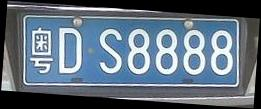
%> input picture 车牌数据库（各种）/新建文件夹/A.jpg, 261 x 109 px
$ octave Untitled2.m   (GNU Octave 9; MATLAB toolbox functions it lacks are replaced by stand-ins)
%> lines starting %> are read from the running program, lines starting %| are printed output that depends on the picture; in (x1, y1, x2, y2) boxes, pixels count from 0 and x2, y2 are one past the last pixel; in counts of white or black regions, pixels touching at a corner belong together; the program's own positions count from 1
A=imread('A.jpg');
%> A is the input picture: size 109x261x3 uint8; mean R, G, B 96, 110.5, 124.2
rgb1= imread('1.jpg');
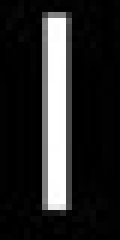
%> input picture 车牌数据库（各种）/新建文件夹/模板库/1.jpg, 20 x 40 px (shown 6 times larger)
%> rgb1 is the input picture: size 40x20x3 uint8; min 0, max 255, mean 40.2
rgb=double(rgb1);
hsv=rgb2hsv(rgb);
%> hsv: size 40x20x3 double; mean H, S, V 0, 0, 40.2
gray = rgb2gray(rgb1);%rgb2gray转换成灰度图
% figure,imshow(gray),title('原始黑白图像');
s=strel('disk',13);                     %strel函数
Bgray=imopen(gray,s);                  %图像开运算
%> Bgray: size 40x20 uint8; every value is 0
% figure,imshow(Bgray);title('背景图像'); %输出背景图像
Egray=imsubtract(gray,Bgray);            %两幅图相减
% figure,imshow(Egray);title('增强黑白图像');%输出黑白图像
fmax1=double(max(max(Egray)));        %Egray的最大值并输出双精度型
%> fmax1 = 255
fmin1=double(min(min(Egray)));         %Egray的最小值并输出双精度型
%> fmin1 = 0
level=(fmax1-(fmax1-fmin1)/1.3)/255;     %获得最佳阈值
%> level = 0.231
bw22=im2bw(Egray,level);               %转换图像为二进制图像
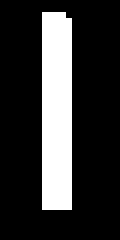
%> bw22: size 40x20 logical (shown 6 times larger); 20.5% white; 1 white region, box (x1, y1, x2, y2) and area: (7, 2, 12, 35) 164
bw2=double(bw22);
%   figure,imshow(bw22);title('车牌二值化图像');
d=0;d_1=0;d_2=0;
chapai=cell(1,3);
zuizhong=cell(1,3);
for i=1:3
      if i~=1  & d (i-1)>0 & dd(i-1)==7
        break;
     end
    if i==1
%> (the run ends here)
